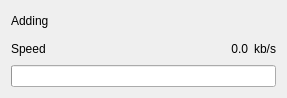
<?xml version="1.0" encoding="UTF-8"?>
<ui version="4.0">
 <class>AddFileProgressDialog</class>
 <widget class="QDialog" name="AddFileProgressDialog">
  <property name="geometry">
   <rect>
    <x>0</x>
    <y>0</y>
    <width>287</width>
    <height>98</height>
   </rect>
  </property>
  <property name="sizePolicy">
   <sizepolicy hsizetype="Preferred" vsizetype="Minimum">
    <horstretch>0</horstretch>
    <verstretch>0</verstretch>
   </sizepolicy>
  </property>
  <property name="windowTitle">
   <string>Adding</string>
  </property>
  <layout class="QVBoxLayout" name="verticalLayout_2">
   <item>
    <layout class="QVBoxLayout" name="verticalLayout">
     <item>
      <layout class="QHBoxLayout" name="horizontalLayout">
       <item>
        <widget class="QLabel" name="infoLabel">
         <property name="sizePolicy">
          <sizepolicy hsizetype="Fixed" vsizetype="Fixed">
           <horstretch>0</horstretch>
           <verstretch>0</verstretch>
          </sizepolicy>
         </property>
         <property name="text">
          <string>Adding</string>
         </property>
        </widget>
       </item>
       <item>
        <widget class="QLabel" name="fileNameLabel">
         <property name="sizePolicy">
          <sizepolicy hsizetype="Preferred" vsizetype="Preferred">
           <horstretch>0</horstretch>
           <verstretch>0</verstretch>
          </sizepolicy>
         </property>
         <property name="text">
          <string/>
         </property>
        </widget>
       </item>
      </layout>
     </item>
     <item>
      <layout class="QHBoxLayout" name="horizontalLayout_2">
       <item>
        <widget class="QLabel" name="label_2">
         <property name="sizePolicy">
          <sizepolicy hsizetype="Fixed" vsizetype="Preferred">
           <horstretch>0</horstretch>
           <verstretch>0</verstretch>
          </sizepolicy>
         </property>
         <property name="text">
          <string>Speed</string>
         </property>
        </widget>
       </item>
       <item>
        <widget class="QLabel" name="speedLabel">
         <property name="sizePolicy">
          <sizepolicy hsizetype="Preferred" vsizetype="Preferred">
           <horstretch>0</horstretch>
           <verstretch>0</verstretch>
          </sizepolicy>
         </property>
         <property name="text">
          <string>0.0</string>
         </property>
         <property name="alignment">
          <set>Qt::AlignRight|Qt::AlignTrailing|Qt::AlignVCenter</set>
         </property>
        </widget>
       </item>
       <item>
        <widget class="QLabel" name="label_3">
         <property name="sizePolicy">
          <sizepolicy hsizetype="Fixed" vsizetype="Preferred">
           <horstretch>0</horstretch>
           <verstretch>0</verstretch>
          </sizepolicy>
         </property>
         <property name="text">
          <string>kb/s</string>
         </property>
        </widget>
       </item>
      </layout>
     </item>
     <item>
      <widget class="QProgressBar" name="progressBar">
       <property name="maximum">
        <number>100</number>
       </property>
       <property name="value">
        <number>-1</number>
       </property>
      </widget>
     </item>
    </layout>
   </item>
  </layout>
 </widget>
 <resources/>
 <connections/>
</ui>
